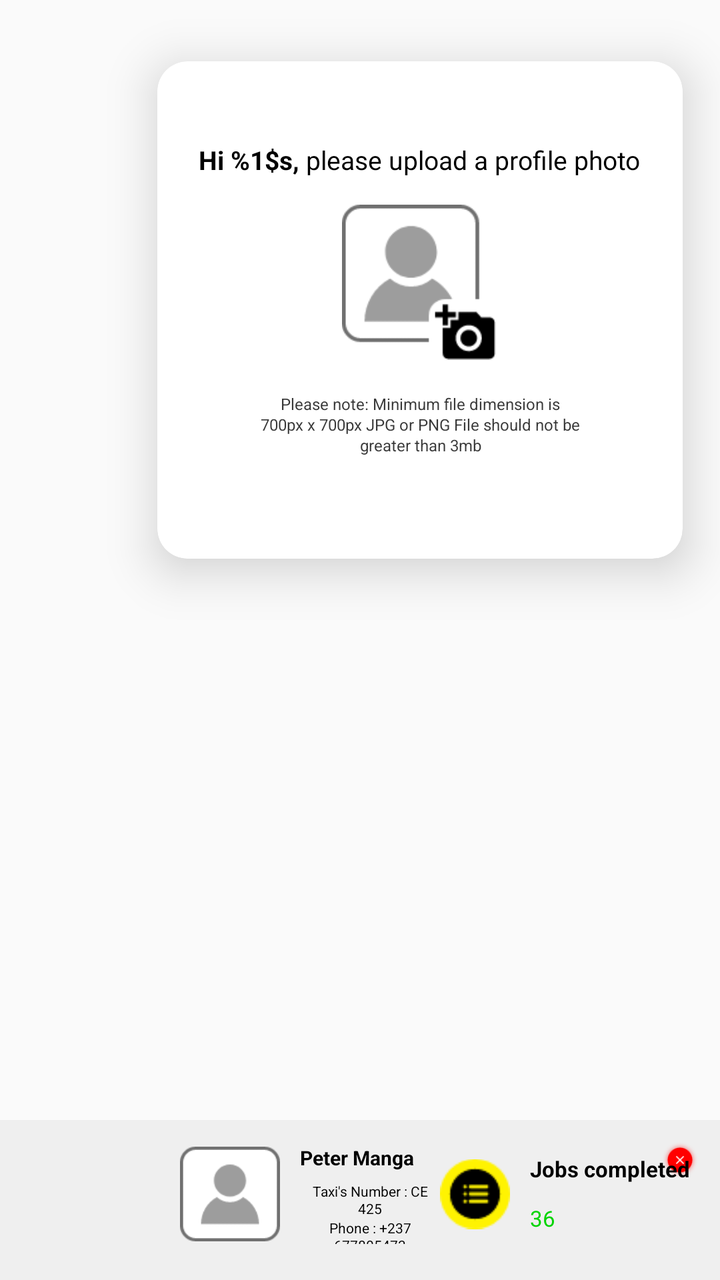
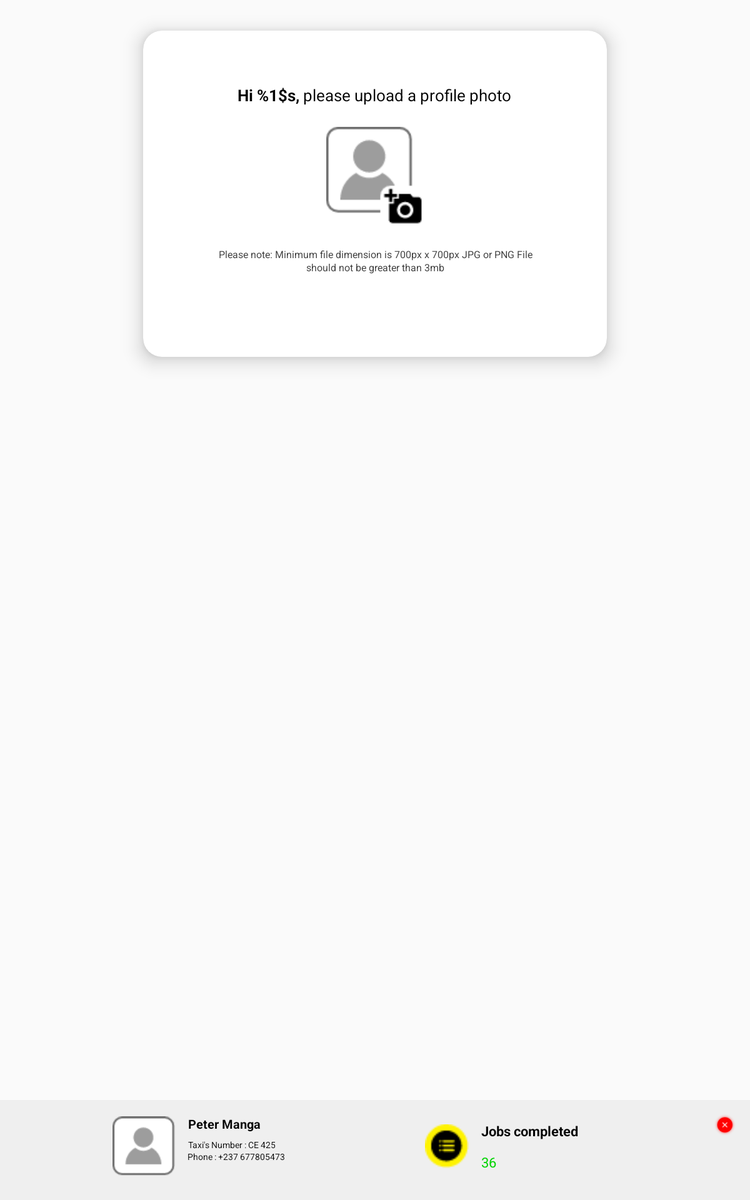

One screen, two layout resources from the same app: the default and the repository's alternative for another configuration. Each is rendered where Android would select it; the XML of both is given below.
<!-- AndroidManifest.xml: application theme Theme.AppCompat.Light.NoActionBar.FullScreen -->
<!-- res/layout/upload_profil_dialog.xml -->
<?xml version="1.0" encoding="utf-8"?>
<RelativeLayout
    xmlns:android="http://schemas.android.com/apk/res/android"
    xmlns:app="http://schemas.android.com/apk/res-auto"
    android:layout_width="match_parent"
    android:layout_height="match_parent">
<androidx.cardview.widget.CardView
    android:id="@+id/card"
    android:layout_marginTop="@dimen/spacing_medium"
    android:layout_width="@dimen/card_xsignin"
    android:layout_height="@dimen/card_signin"
    android:layout_marginLeft="@dimen/spacing_xxxlarge"
    app:cardCornerRadius="15dp"
    app:cardElevation="14dp"
    app:cardBackgroundColor="@color/white"
    app:cardUseCompatPadding="true">

    <LinearLayout
        android:layout_width="match_parent"
        android:layout_height="match_parent"
        android:orientation="vertical"
        android:weightSum="3">
        <LinearLayout
            android:layout_width="match_parent"
            android:layout_height="0dp"
            android:gravity="center_horizontal"
            android:layout_weight=".7">
        <TextView
            android:id="@+id/textlabel"
            android:layout_width="wrap_content"
            android:layout_height="wrap_content"
            android:layout_gravity="bottom"
            android:textSize="13sp"
            android:textColor="@color/black"
            android:lineSpacingExtra="1.7sp"
            android:text="@string/upload_text"
            />
        </LinearLayout>
        <RelativeLayout
            android:layout_width="match_parent"
            android:layout_height="0dp"
            android:layout_weight="1.3">
            <ImageView
                android:id="@+id/uploadpic"
                android:layout_width="@dimen/spacing_xslarge"
                android:layout_height="@dimen/spacing_xslarge"
                android:layout_centerInParent="true"
                android:src="@drawable/groupe_1740"/>
        </RelativeLayout>
        <RelativeLayout
            android:layout_width="match_parent"
            android:layout_height="0dp"
            android:layout_weight="1">
            <RelativeLayout
                android:layout_width="match_parent"
                android:layout_height="wrap_content"
                android:layout_centerHorizontal="true">
                <ImageView
                    android:id="@+id/view_camera"
                    android:visibility="gone"
                    android:layout_width="match_parent"
                    android:layout_height="@dimen/spacing_xslarge"
                    android:src="@drawable/groupe_1427"/>
                <LinearLayout
                    android:layout_width="match_parent"
                    android:layout_height="wrap_content"
                    android:orientation="horizontal"
                    android:weightSum="3">
                    <ImageView
                        android:id="@+id/gallery"
                        android:layout_width="0dp"
                        android:layout_height="@dimen/spacing_xslarge"
                        android:layout_weight="1"/>
                    <ImageView
                        android:id="@+id/camera"
                        android:layout_width="0dp"
                        android:layout_height="@dimen/spacing_xslarge"
                        android:layout_weight="1"/>
                    <ImageView
                        android:id="@+id/delete"
                        android:layout_width="0dp"
                        android:layout_height="@dimen/spacing_xslarge"
                        android:layout_weight="1"/>
                </LinearLayout>
            </RelativeLayout>
            <TextView
                android:id="@+id/textcamera"
                android:visibility="visible"
                android:layout_width="wrap_content"
                android:layout_height="wrap_content"
                android:layout_marginLeft="@dimen/spacing_xxlarge"
                android:layout_marginRight="@dimen/spacing_xxlarge"
                android:textSize="8sp"
                android:textColor="#393939"
                android:lineSpacingExtra="1sp"
                android:gravity="center_horizontal"
                android:text="Please note:
Minimum file dimension is 700px x 700px
JPG or PNG
File should not be greater than 3mb"
                />
        </RelativeLayout>
    </LinearLayout>
</androidx.cardview.widget.CardView>

    <LinearLayout
        android:visibility="gone"
        android:layout_below="@+id/card"
        android:layout_width="@dimen/card_xsignin"
        android:layout_height="wrap_content"
        android:layout_marginTop="@dimen/spacing_medium"
        android:layout_marginLeft="@dimen/spacing_xxxlarge"
        android:orientation="horizontal"
        android:weightSum="2">
        <Button
            android:id="@+id/cancel"
            android:layout_width="0dp"
            android:layout_height="wrap_content"
            android:layout_gravity="center"
            android:background="@drawable/btn_round_white"
            android:textSize="13sp"
            android:layout_weight="1"
            android:textColor="@color/black"
            android:lineSpacingExtra="-0.7sp"
            android:text="@string/cancel"
            android:textStyle="bold"
            />

        <Button
            android:id="@+id/update"
            android:layout_width="0dp"
            android:layout_height="wrap_content"
            android:layout_gravity="center"
            android:background="@drawable/btn_round_yellow"
            android:textSize="13sp"
            android:layout_weight="1"
            android:textColor="@color/black"
            android:lineSpacingExtra="-0.7sp"
            android:text="@string/update_label"
            android:textStyle="bold"
            />
    </LinearLayout>

    <RelativeLayout
        android:layout_width="match_parent"
        android:layout_height="@dimen/spacing_xslarge"
        android:background="@color/bottom_card"
        android:padding="@dimen/spacing_middle"
        android:layout_alignParentBottom="true">

        <ImageView
            android:layout_width="@dimen/spacing_large"
            android:layout_height="@dimen/spacing_large"
            android:layout_alignParentEnd="true"
            android:src="@drawable/groupe_370"/>
        <LinearLayout
            android:layout_marginLeft="@dimen/spacing_xslarge"
            android:layout_width="match_parent"
            android:layout_height="wrap_content"
            android:layout_marginTop="2dp"
            android:orientation="horizontal"
            android:weightSum="2">
            <LinearLayout
                android:layout_width="0dp"
                android:layout_height="wrap_content"
                android:layout_weight="1">
                <ImageView
                    android:id="@+id/uploadpic2"
                    android:src="@drawable/groupe_1737"
                    android:layout_width="@dimen/spacing_xxlarge"
                    android:layout_height="@dimen/spacing_xxlarge"/>
                <LinearLayout
                    android:layout_width="match_parent"
                    android:layout_height="@dimen/spacing_xxlarge"
                    android:orientation="vertical"
                    android:layout_marginLeft="@dimen/spacing_middle"
                    android:layout_marginBottom="@dimen/spacing_medium">
                    <TextView
                        android:layout_width="wrap_content"
                        android:layout_height="wrap_content"
                        android:textSize="10sp"
                        android:textColor="@color/black"
                        android:lineSpacingExtra="1.3sp"
                        android:gravity="center_horizontal"
                        android:textStyle="bold"
                        android:text="Peter Manga"
                        />
                    <TextView
                        android:layout_marginTop="@dimen/spacing_medium"
                        android:layout_width="wrap_content"
                        android:layout_height="wrap_content"
                        android:textSize="7sp"
                        android:textColor="@color/black"
                        android:lineSpacingExtra="0.7sp"
                        android:gravity="center_horizontal"
                        android:text="Taxi's Number : CE 425"
                        />
                    <TextView
                        android:layout_width="wrap_content"
                        android:layout_height="wrap_content"
                        android:textSize="7sp"
                        android:textColor="@color/black"
                        android:lineSpacingExtra="0.7sp"
                        android:gravity="center_horizontal"
                        android:text="Phone : +237 677805473"
                        />
                </LinearLayout>
            </LinearLayout>
            <LinearLayout
                android:layout_width="0dp"
                android:layout_height="wrap_content"
                android:layout_weight="1">
                <ImageView
                    android:src="@drawable/groupe_709"
                    android:layout_width="@dimen/spacing_xlarge"
                    android:layout_height="@dimen/spacing_xxlarge"/>
                <LinearLayout
                    android:layout_width="wrap_content"
                    android:layout_height="@dimen/spacing_xxlarge"
                    android:orientation="vertical"
                    android:layout_marginLeft="@dimen/spacing_middle"
                    android:layout_marginBottom="@dimen/spacing_medium">
                    <TextView
                        android:layout_width="wrap_content"
                        android:layout_height="wrap_content"
                        android:textSize="11sp"
                        android:layout_marginTop="@dimen/spacing_medium"
                        android:textColor="@color/black"
                        android:lineSpacingExtra="1.3sp"
                        android:gravity="center_horizontal"
                        android:textStyle="bold"
                        android:text="Jobs completed"
                        />
                    <TextView
                        android:layout_marginTop="@dimen/spacing_middle"
                        android:layout_width="wrap_content"
                        android:layout_height="wrap_content"
                        android:textSize="11sp"
                        android:textColor="@color/commentsent"
                        android:lineSpacingExtra="0.7sp"
                        android:gravity="center_horizontal"
                        android:text="36"
                        />
                </LinearLayout>
            </LinearLayout>
        </LinearLayout>
    </RelativeLayout>
</RelativeLayout>
<!-- resources referenced by this layout -->
<resources>
  <color name="black">#000000</color>
  <color name="bottom_card">#efefef</color>
  <color name="commentsent">#00d400</color>
  <color name="white">#ffffff</color>
  <dimen name="card_signin">300dp</dimen>
  <dimen name="card_xsignin">400dp</dimen>
  <dimen name="spacing_large">20dp</dimen>
  <dimen name="spacing_medium">5dp</dimen>
  <dimen name="spacing_middle">10dp</dimen>
  <dimen name="spacing_xlarge">35dp</dimen>
  <dimen name="spacing_xslarge">80dp</dimen>
  <dimen name="spacing_xxlarge">50dp</dimen>
  <dimen name="spacing_xxxlarge">60dp</dimen>
  <!-- drawable btn_round_white (drawable) -->
  <?xml version="1.0" encoding="utf-8"?>
  <selector xmlns:android="http://schemas.android.com/apk/res/android">
  
      <item android:bottom="4dp" android:left="4dp" android:right="4dp" android:top="4dp">
          <layer-list>
              <item android:bottom="4dp" android:left="4dp" android:right="4dp" android:top="4dp">
                  <shape android:shape="rectangle">
                      <corners android:bottomLeftRadius="30dp" android:bottomRightRadius="30dp" android:radius="60dp" android:topLeftRadius="30dp" android:topRightRadius="30dp" />
                      <gradient
                          android:angle="0"
                          android:startColor="@color/white"
                          android:endColor="@color/white"
                          android:type="linear" />
                      <padding android:bottom="0dp" android:left="0dp" android:right="0dp" android:top="0dp" />
                      <size android:width="110dp" android:height="40dp" />
                  </shape>
              </item>
          </layer-list>
  
      </item>
  </selector>
  <!-- drawable btn_round_yellow (drawable) -->
  <?xml version="1.0" encoding="utf-8"?>
  <selector xmlns:android="http://schemas.android.com/apk/res/android">
  
      <item android:bottom="4dp" android:left="4dp" android:right="4dp" android:top="4dp">
          <layer-list>
              <item android:bottom="4dp" android:left="4dp" android:right="4dp" android:top="4dp">
                  <shape android:shape="rectangle">
                      <corners android:bottomLeftRadius="30dp" android:bottomRightRadius="30dp" android:radius="60dp" android:topLeftRadius="30dp" android:topRightRadius="30dp" />
                      <gradient
                          android:angle="0"
                          android:startColor="@color/taxiapp"
                          android:endColor="@color/taxiapp"
                          android:type="linear" />
                      <padding android:bottom="0dp" android:left="0dp" android:right="0dp" android:top="0dp" />
                      <size android:width="110dp" android:height="40dp" />
                  </shape>
              </item>
          </layer-list>
  
      </item>
  </selector>
  <!-- drawable groupe_1427: png bitmap (drawable-hdpi, 4282 bytes) -->
  <!-- drawable groupe_1737: png bitmap (drawable-hdpi, 1029 bytes) -->
  <!-- drawable groupe_1740: png bitmap (drawable-hdpi, 1832 bytes) -->
  <!-- drawable groupe_370: png bitmap (drawable-hdpi, 803 bytes) -->
  <!-- drawable groupe_709: png bitmap (drawable-hdpi, 650 bytes) -->
  <string name="cancel"><u>Cancel</u></string>
  <string name="update_label">Update</string>
  <string name="upload_text"><b>Hi %1$s,</b> please upload a profile photo </string>
  <style name="Theme.AppCompat.Light.NoActionBar.FullScreen" parent="@style/Theme.AppCompat.Light.NoActionBar">
          <item name="android:windowNoTitle">true</item>
          <item name="android:windowActionBar">false</item>
          <item name="android:windowFullscreen">true</item>
          <item name="android:windowContentOverlay">@null</item>
      </style>
  <color name="taxiapp">#fff301</color>
</resources>
<!-- res/layout-sw600dp/upload_profil_dialog.xml (the repository's variant of the layout above) -->
<!-- drawn on a 7-inch tablet held upright -->
<?xml version="1.0" encoding="utf-8"?>
<RelativeLayout
    xmlns:android="http://schemas.android.com/apk/res/android"
    xmlns:app="http://schemas.android.com/apk/res-auto"
    android:layout_width="match_parent"
    android:layout_height="match_parent">
<androidx.cardview.widget.CardView
    android:id="@+id/card"
    android:layout_marginTop="@dimen/spacing_medium"
    android:layout_width="@dimen/card_xsignin"
    android:layout_height="@dimen/card_signin"
    android:layout_marginLeft="@dimen/spacing_xxxlarge"
    android:layout_centerHorizontal="true"
    app:cardCornerRadius="15dp"
    app:cardElevation="10dp"
    app:cardBackgroundColor="@color/white"
    app:cardUseCompatPadding="true">

    <LinearLayout
        android:layout_width="match_parent"
        android:layout_height="match_parent"
        android:orientation="vertical"
        android:weightSum="3">
        <LinearLayout
            android:layout_width="match_parent"
            android:layout_height="0dp"
            android:gravity="center_horizontal"
            android:layout_weight=".7">
        <TextView
            android:id="@+id/textlabel"
            android:layout_width="wrap_content"
            android:layout_height="wrap_content"
            android:layout_gravity="bottom"
            android:textSize="13sp"
            android:textColor="@color/black"
            android:lineSpacingExtra="1.7sp"
            android:text="@string/upload_text"
            />
        </LinearLayout>
        <RelativeLayout
            android:layout_width="match_parent"
            android:layout_height="0dp"
            android:layout_weight="1.3">
            <ImageView
                android:id="@+id/uploadpic"
                android:layout_width="@dimen/spacing_xslarge"
                android:layout_height="@dimen/spacing_xslarge"
                android:layout_centerInParent="true"
                android:src="@drawable/groupe_1740"/>
        </RelativeLayout>
        <RelativeLayout
            android:layout_width="match_parent"
            android:layout_height="0dp"
            android:layout_weight="1">
            <RelativeLayout
                android:layout_width="match_parent"
                android:layout_height="wrap_content"
                android:layout_centerHorizontal="true">
                <ImageView
                    android:id="@+id/view_camera"
                    android:visibility="gone"
                    android:layout_width="match_parent"
                    android:layout_height="@dimen/spacing_xslarge"
                    android:src="@drawable/groupe_1427"/>
                <LinearLayout
                    android:layout_width="match_parent"
                    android:layout_height="wrap_content"
                    android:orientation="horizontal"
                    android:weightSum="3">
                    <ImageView
                        android:id="@+id/gallery"
                        android:layout_width="0dp"
                        android:layout_height="@dimen/spacing_xslarge"
                        android:layout_weight="1"/>
                    <ImageView
                        android:id="@+id/camera"
                        android:layout_width="0dp"
                        android:layout_height="@dimen/spacing_xslarge"
                        android:layout_weight="1"/>
                    <ImageView
                        android:id="@+id/delete"
                        android:layout_width="0dp"
                        android:layout_height="@dimen/spacing_xslarge"
                        android:layout_weight="1"/>
                </LinearLayout>
            </RelativeLayout>
            <TextView
                android:id="@+id/textcamera"
                android:visibility="visible"
                android:layout_width="wrap_content"
                android:layout_height="wrap_content"
                android:layout_marginLeft="@dimen/spacing_xxlarge"
                android:layout_marginRight="@dimen/spacing_xxlarge"
                android:textSize="8sp"
                android:textColor="#393939"
                android:lineSpacingExtra="1sp"
                android:gravity="center_horizontal"
                android:text="Please note:
Minimum file dimension is 700px x 700px
JPG or PNG
File should not be greater than 3mb"
                />
        </RelativeLayout>
    </LinearLayout>
</androidx.cardview.widget.CardView>

    <LinearLayout
        android:visibility="gone"
        android:layout_below="@+id/card"
        android:layout_width="@dimen/card_xsignin"
        android:layout_height="wrap_content"
        android:layout_marginTop="@dimen/spacing_medium"
        android:layout_marginLeft="@dimen/spacing_xxxlarge"
        android:orientation="horizontal"
        android:weightSum="2">
        <Button
            android:id="@+id/cancel"
            android:layout_width="0dp"
            android:layout_height="wrap_content"
            android:layout_gravity="center"
            android:background="@drawable/btn_round_white"
            android:textSize="13sp"
            android:layout_weight="1"
            android:textColor="@color/black"
            android:lineSpacingExtra="-0.7sp"
            android:text="@string/cancel"
            android:textStyle="bold"
            />

        <Button
            android:id="@+id/update"
            android:layout_width="0dp"
            android:layout_height="wrap_content"
            android:layout_gravity="center"
            android:background="@drawable/btn_round_yellow"
            android:textSize="13sp"
            android:layout_weight="1"
            android:textColor="@color/black"
            android:lineSpacingExtra="-0.7sp"
            android:text="@string/update_label"
            android:textStyle="bold"
            />
    </LinearLayout>

    <RelativeLayout
        android:layout_width="match_parent"
        android:layout_height="@dimen/spacing_xslarge"
        android:background="@color/bottom_card"
        android:padding="@dimen/spacing_middle"
        android:layout_alignParentBottom="true">

        <ImageView
            android:layout_width="@dimen/spacing_large"
            android:layout_height="@dimen/spacing_large"
            android:layout_alignParentEnd="true"
            android:src="@drawable/groupe_370"/>
        <LinearLayout
            android:layout_marginLeft="@dimen/spacing_xslarge"
            android:layout_width="match_parent"
            android:layout_height="wrap_content"
            android:layout_marginTop="2dp"
            android:orientation="horizontal"
            android:weightSum="2">
            <LinearLayout
                android:layout_width="0dp"
                android:layout_height="wrap_content"
                android:layout_weight="1">
                <ImageView
                    android:id="@+id/uploadpic2"
                    android:src="@drawable/groupe_1737"
                    android:layout_width="@dimen/spacing_xxlarge"
                    android:layout_height="@dimen/spacing_xxlarge"/>
                <LinearLayout
                    android:layout_width="match_parent"
                    android:layout_height="@dimen/spacing_xxlarge"
                    android:orientation="vertical"
                    android:layout_marginLeft="@dimen/spacing_middle"
                    android:layout_marginBottom="@dimen/spacing_medium">
                    <TextView
                        android:layout_width="wrap_content"
                        android:layout_height="wrap_content"
                        android:textSize="10sp"
                        android:textColor="@color/black"
                        android:lineSpacingExtra="1.3sp"
                        android:gravity="center_horizontal"
                        android:textStyle="bold"
                        android:text="Peter Manga"
                        />
                    <TextView
                        android:layout_marginTop="@dimen/spacing_medium"
                        android:layout_width="wrap_content"
                        android:layout_height="wrap_content"
                        android:textSize="7sp"
                        android:textColor="@color/black"
                        android:lineSpacingExtra="0.7sp"
                        android:gravity="center_horizontal"
                        android:text="Taxi's Number : CE 425"
                        />
                    <TextView
                        android:layout_width="wrap_content"
                        android:layout_height="wrap_content"
                        android:textSize="7sp"
                        android:textColor="@color/black"
                        android:lineSpacingExtra="0.7sp"
                        android:gravity="center_horizontal"
                        android:text="Phone : +237 677805473"
                        />
                </LinearLayout>
            </LinearLayout>
            <LinearLayout
                android:layout_width="0dp"
                android:layout_height="wrap_content"
                android:layout_weight="1">
                <ImageView
                    android:src="@drawable/groupe_709"
                    android:layout_width="@dimen/spacing_xlarge"
                    android:layout_height="@dimen/spacing_xxlarge"/>
                <LinearLayout
                    android:layout_width="wrap_content"
                    android:layout_height="@dimen/spacing_xxlarge"
                    android:orientation="vertical"
                    android:layout_marginLeft="@dimen/spacing_middle"
                    android:layout_marginBottom="@dimen/spacing_medium">
                    <TextView
                        android:layout_width="wrap_content"
                        android:layout_height="wrap_content"
                        android:textSize="11sp"
                        android:layout_marginTop="@dimen/spacing_medium"
                        android:textColor="@color/black"
                        android:lineSpacingExtra="1.3sp"
                        android:gravity="center_horizontal"
                        android:textStyle="bold"
                        android:text="Jobs completed"
                        />
                    <TextView
                        android:layout_marginTop="@dimen/spacing_middle"
                        android:layout_width="wrap_content"
                        android:layout_height="wrap_content"
                        android:textSize="11sp"
                        android:textColor="@color/commentsent"
                        android:lineSpacingExtra="0.7sp"
                        android:gravity="center_horizontal"
                        android:text="36"
                        />
                </LinearLayout>
            </LinearLayout>
        </LinearLayout>
    </RelativeLayout>
</RelativeLayout>
